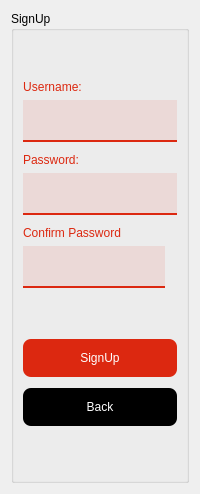
      <widget class="QWidget" name="SignUp_Page">
       <layout class="QVBoxLayout" name="verticalLayout_5">
        <item>
         <widget class="QGroupBox" name="groupBox_2">
          <property name="title">
           <string>SignUp</string>
          </property>
          <layout class="QVBoxLayout" name="verticalLayout_7">
           <item>
            <spacer name="verticalSpacer_2">
             <property name="orientation">
              <enum>Qt::Vertical</enum>
             </property>
             <property name="sizeHint" stdset="0">
              <size>
               <width>20</width>
               <height>40</height>
              </size>
             </property>
            </spacer>
           </item>
           <item>
            <layout class="QVBoxLayout" name="verticalLayout_6">
             <item>
              <layout class="QGridLayout" name="gridLayout_3">
               <item row="4" column="0" colspan="3">
                <widget class="QLineEdit" name="lineEdit_Password1">
                 <property name="styleSheet">
                  <string notr="true">font: 12pt &quot;My Puma&quot;;
padding: 12px 15px;
border: none;
border-bottom: 2px solid rgb(220, 40, 16);
color: #fff;
background-color: rgba(220, 40, 16, 0.1);
margin-bottom: 5px</string>
                 </property>
                 <property name="echoMode">
                  <enum>QLineEdit::Password</enum>
                 </property>
                </widget>
               </item>
               <item row="3" column="0" colspan="2" alignment="Qt::AlignLeft">
                <widget class="QLabel" name="label_Password1">
                 <property name="styleSheet">
                  <string notr="true">font: 12pt &quot;My Puma&quot;;
color: rgb(220, 40, 16)</string>
                 </property>
                 <property name="text">
                  <string>Password:</string>
                 </property>
                 <property name="alignment">
                  <set>Qt::AlignCenter</set>
                 </property>
                </widget>
               </item>
               <item row="2" column="0" colspan="3">
                <widget class="QLineEdit" name="lineEdit_Username1">
                 <property name="styleSheet">
                  <string notr="true">font: 12pt &quot;My Puma&quot;;
padding: 12px 15px;
border: none;
border-bottom: 2px solid rgb(220, 40, 16);
color: #fff;
background-color: rgba(220, 40, 16, 0.1);
margin-bottom: 5px</string>
                 </property>
                 <property name="text">
                  <string/>
                 </property>
                </widget>
               </item>
               <item row="5" column="0" colspan="2" alignment="Qt::AlignLeft">
                <widget class="QLabel" name="label">
                 <property name="styleSheet">
                  <string notr="true">font: 12pt &quot;My Puma&quot;;
color: rgb(220, 40, 16)</string>
                 </property>
                 <property name="text">
                  <string>Confirm Password</string>
                 </property>
                </widget>
               </item>
               <item row="1" column="0" alignment="Qt::AlignLeft">
                <widget class="QLabel" name="label_Username1">
                 <property name="styleSheet">
                  <string notr="true">
font: 12pt &quot;My Puma&quot;;
color: rgb(220, 40, 16)</string>
                 </property>
                 <property name="text">
                  <string>Username:</string>
                 </property>
                 <property name="alignment">
                  <set>Qt::AlignCenter</set>
                 </property>
                </widget>
               </item>
               <item row="6" column="0">
                <widget class="QLineEdit" name="lineEdit_ConfirmPassword">
                 <property name="styleSheet">
                  <string notr="true">font: 12pt &quot;My Puma&quot;;
padding: 12px 15px;
border: none;
border-bottom: 2px solid rgb(220, 40, 16);
color: #fff;
background-color: rgba(220, 40, 16, 0.1);
margin-bottom: 5px</string>
                 </property>
                 <property name="echoMode">
                  <enum>QLineEdit::Password</enum>
                 </property>
                </widget>
               </item>
              </layout>
             </item>
             <item>
              <spacer name="verticalSpacer">
               <property name="orientation">
                <enum>Qt::Vertical</enum>
               </property>
               <property name="sizeHint" stdset="0">
                <size>
                 <width>20</width>
                 <height>40</height>
                </size>
               </property>
              </spacer>
             </item>
             <item>
              <widget class="QPushButton" name="pushButton_SignUp_LogIn">
               <property name="styleSheet">
                <string notr="true">color: rgb(255, 255, 255);
background-color: rgb(220, 40, 16);
border: none;
font: 12pt &quot;My Puma&quot;;
padding: 12px 15px;
border-radius: 8px;
margin-bottom: 5px;
cursor: pointer</string>
               </property>
               <property name="text">
                <string>SignUp</string>
               </property>
              </widget>
             </item>
             <item>
              <widget class="QPushButton" name="pushButton_SignUp_Back">
               <property name="styleSheet">
                <string notr="true">color: #fff;
background-color: #000;
border: none;
font: 12pt &quot;My Puma&quot;;
padding: 12px 15px;
border-radius: 8px;
margin-bottom: 5px;
cursor: pointer</string>
               </property>
               <property name="text">
                <string>Back</string>
               </property>
              </widget>
             </item>
             <item>
              <layout class="QHBoxLayout" name="horizontalLayout_4">
               <item>
                <layout class="QHBoxLayout" name="horizontalLayout_3"/>
               </item>
              </layout>
             </item>
            </layout>
           </item>
           <item>
            <spacer name="verticalSpacer_9">
             <property name="orientation">
              <enum>Qt::Vertical</enum>
             </property>
             <property name="sizeHint" stdset="0">
              <size>
               <width>20</width>
               <height>40</height>
              </size>
             </property>
            </spacer>
           </item>
          </layout>
         </widget>
        </item>
       </layout>
      </widget>
